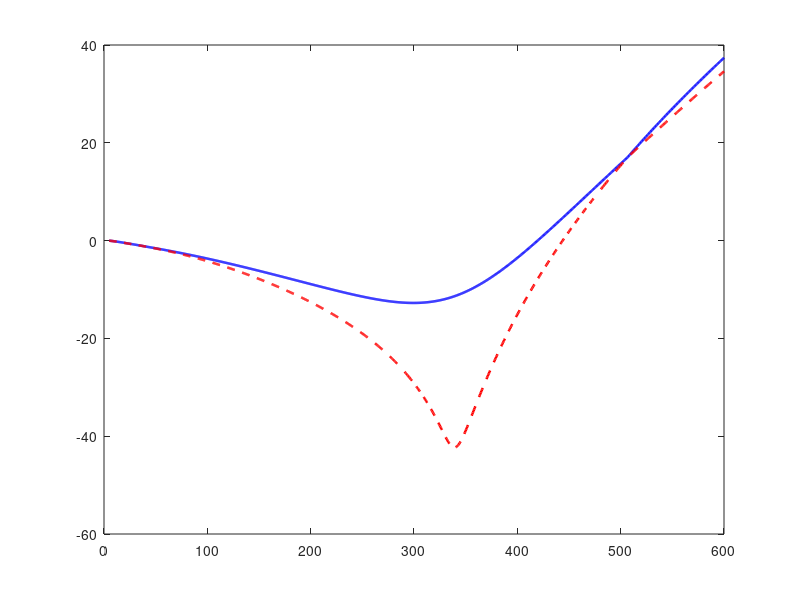

Reproduce this figure in MATLAB. (Note: this script raises an error after producing the figure.)
clc;
clear;

% === Wing Parameters (Goland Wing) ===
l = 6.1;                % span (m)
b = 0.915;              % semi-chord (m)
EI = 9.765e6;           % bending stiffness (Nm²)
GJ = 0.989e6;           % torsional stiffness (Nm²)
m = 35.695;             % mass per unit length (kg/m)
I = 8.694;              % mass moment of inertia per unit length (kg·m)
rho = 1.225;            % air density (kg/m³)
a = -0.5;               % cg offset (dimensionless)

% === Sweep Angle (deg) ===
Lambda_deg = 30;                 % change this for different sweep angles
Lambda_rad = deg2rad(Lambda_deg);

% === Theodorsen Function Approximation ===
theodorsen_Ck = @(k) (1 - 0.165*1i*k) ./ (1 - 0.335*1i*k + 0.009*k.^2);

% === Generalized Mass and Stiffness Matrices ===
Mh = 0.5 * m * l;
Mt = 0.5 * I * l;
Mc = 0.5 * m * l * b * a;
M = [Mh, Mc; Mc, Mt];

Kh = (pi^4 * EI) / (2 * l^3);
Kt = 0.5 * GJ * (pi / l)^2;
K = [Kh, 0; 0, Kt];

% === Flutter Analysis ===
U_vals = linspace(5, 600, 1000);
max_real1 = zeros(size(U_vals));   % Real part of mode 1
max_real2 = zeros(size(U_vals));   % Real part of mode 2
flutter_U = NaN;

for idx = 1:length(U_vals)
    U = U_vals(idx);
    U_eff = U * cos(Lambda_rad);
    
    eigs_undamped = eig(M \ K);
    omega = sqrt(max(real(eigs_undamped)));
    k = omega * b / U_eff;
    Ck = theodorsen_Ck(k);
    
    % Aero damping and stiffness
    C_aero = 2 * pi * rho * b^2 * [0, U_eff; 0, (0.5 - a) * U_eff] * Ck;
    K_aero = 2 * pi * rho * b^2 * [0, U_eff^2; 0, (a + 0.5) * U_eff^2] * Ck;
    
    C_total = C_aero;
    K_total = K - K_aero;
    
    % State-space formulation
    A_upper = [zeros(2), eye(2)];
    A_lower = [-M \ K_total, -M \ C_total];
    A = [A_upper; A_lower];
    
    eigenvals = eig(A);
    real_parts = real(eigenvals);
    sorted_real = sort(real_parts, 'descend');
    
    max_real1(idx) = sorted_real(1);
    max_real2(idx) = sorted_real(2);
    
    if isnan(flutter_U) && any(real_parts >= 0)
        flutter_U = U;
    end
end

% === Plot Results ===
figure;
plot(U_vals, max_real1, 'b-', 'LineWidth', 1.8); hold on;
plot(U_vals, max_real2, 'r--', 'LineWidth', 1.8);
yline(0, 'k:');

if ~isnan(flutter_U)
    xline(flutter_U, '--k', sprintf('Flutter @ %.1f m/s', flutter_U), ...
          'LabelHorizontalAlignment', 'left', ...
          'LabelVerticalAlignment', 'bottom');
end

xlabel('Airspeed U (m/s)');
ylabel('Real Part of Eigenvalues');
title(['Flutter Analysis: Bending & Torsion Modes (\Lambda = ', num2str(Lambda_deg), '°)']);
legend('Mode 1 (Real Part)', 'Mode 2 (Real Part)', 'Location', 'northwest');
grid on;
